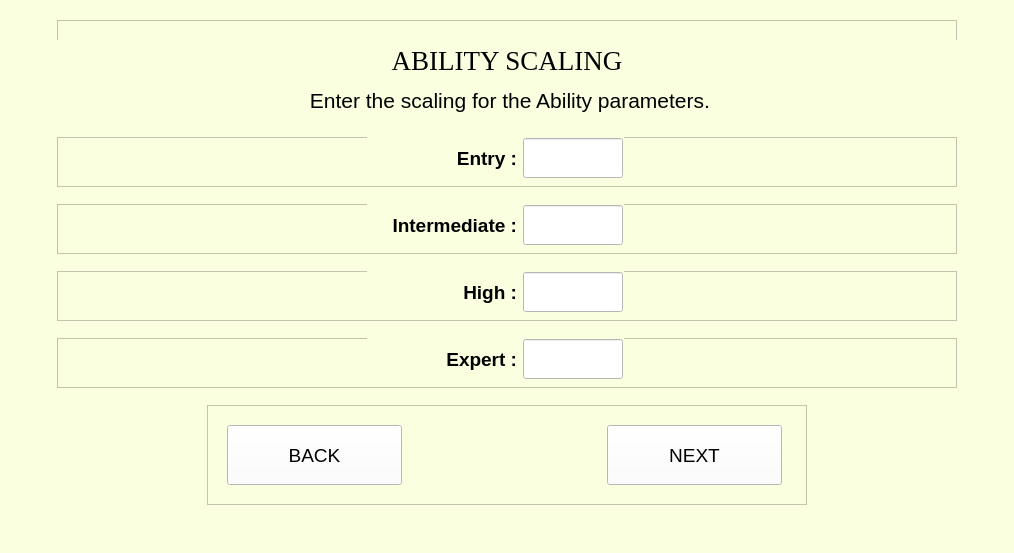
<?xml version="1.0" encoding="UTF-8"?>
<ui version="4.0">
 <class>MainWindow</class>
 <widget class="QMainWindow" name="MainWindow">
  <property name="geometry">
   <rect>
    <x>0</x>
    <y>0</y>
    <width>1014</width>
    <height>553</height>
   </rect>
  </property>
  <property name="sizePolicy">
   <sizepolicy hsizetype="Expanding" vsizetype="Expanding">
    <horstretch>0</horstretch>
    <verstretch>0</verstretch>
   </sizepolicy>
  </property>
  <property name="mouseTracking">
   <bool>false</bool>
  </property>
  <property name="windowTitle">
   <string>MainWindow</string>
  </property>
  <property name="styleSheet">
   <string notr="true">background-color: rgb(250, 255, 224);</string>
  </property>
  <widget class="QWidget" name="centralwidget">
   <layout class="QVBoxLayout" name="verticalLayout">
    <item alignment="Qt::AlignHCenter">
     <widget class="QFrame" name="frame_12">
      <property name="minimumSize">
       <size>
        <width>900</width>
        <height>100</height>
       </size>
      </property>
      <property name="maximumSize">
       <size>
        <width>900</width>
        <height>100</height>
       </size>
      </property>
      <property name="frameShape">
       <enum>QFrame::StyledPanel</enum>
      </property>
      <property name="frameShadow">
       <enum>QFrame::Raised</enum>
      </property>
      <widget class="QLabel" name="heading">
       <property name="geometry">
        <rect>
         <x>0</x>
         <y>20</y>
         <width>900</width>
         <height>40</height>
        </rect>
       </property>
       <property name="sizePolicy">
        <sizepolicy hsizetype="Preferred" vsizetype="Preferred">
         <horstretch>0</horstretch>
         <verstretch>0</verstretch>
        </sizepolicy>
       </property>
       <property name="minimumSize">
        <size>
         <width>900</width>
         <height>40</height>
        </size>
       </property>
       <property name="maximumSize">
        <size>
         <width>16777215</width>
         <height>16777215</height>
        </size>
       </property>
       <property name="font">
        <font>
         <family>Times New Roman</family>
         <pointsize>20</pointsize>
         <weight>50</weight>
         <italic>false</italic>
         <bold>false</bold>
        </font>
       </property>
       <property name="styleSheet">
        <string notr="true"/>
       </property>
       <property name="text">
        <string>ABILITY SCALING</string>
       </property>
       <property name="alignment">
        <set>Qt::AlignCenter</set>
       </property>
       <property name="wordWrap">
        <bool>false</bool>
       </property>
      </widget>
      <widget class="QLabel" name="abilityLabel">
       <property name="geometry">
        <rect>
         <x>0</x>
         <y>60</y>
         <width>900</width>
         <height>40</height>
        </rect>
       </property>
       <property name="sizePolicy">
        <sizepolicy hsizetype="Preferred" vsizetype="Preferred">
         <horstretch>0</horstretch>
         <verstretch>0</verstretch>
        </sizepolicy>
       </property>
       <property name="minimumSize">
        <size>
         <width>900</width>
         <height>40</height>
        </size>
       </property>
       <property name="maximumSize">
        <size>
         <width>16777215</width>
         <height>16777215</height>
        </size>
       </property>
       <property name="font">
        <font>
         <family>Arial</family>
         <pointsize>16</pointsize>
         <weight>50</weight>
         <italic>false</italic>
         <bold>false</bold>
        </font>
       </property>
       <property name="styleSheet">
        <string notr="true"/>
       </property>
       <property name="text">
        <string> Enter the scaling for the Ability parameters.</string>
       </property>
       <property name="alignment">
        <set>Qt::AlignCenter</set>
       </property>
       <property name="wordWrap">
        <bool>false</bool>
       </property>
      </widget>
     </widget>
    </item>
    <item alignment="Qt::AlignHCenter">
     <widget class="QFrame" name="frame_5">
      <property name="minimumSize">
       <size>
        <width>900</width>
        <height>50</height>
       </size>
      </property>
      <property name="maximumSize">
       <size>
        <width>900</width>
        <height>50</height>
       </size>
      </property>
      <property name="frameShape">
       <enum>QFrame::StyledPanel</enum>
      </property>
      <property name="frameShadow">
       <enum>QFrame::Raised</enum>
      </property>
      <widget class="QWidget" name="layoutWidget">
       <property name="geometry">
        <rect>
         <x>310</x>
         <y>0</y>
         <width>257</width>
         <height>42</height>
        </rect>
       </property>
       <layout class="QGridLayout" name="gridLayout">
        <item row="0" column="1">
         <widget class="QLineEdit" name="abilityEntry">
          <property name="sizePolicy">
           <sizepolicy hsizetype="Preferred" vsizetype="Preferred">
            <horstretch>0</horstretch>
            <verstretch>0</verstretch>
           </sizepolicy>
          </property>
          <property name="minimumSize">
           <size>
            <width>100</width>
            <height>40</height>
           </size>
          </property>
          <property name="maximumSize">
           <size>
            <width>100</width>
            <height>40</height>
           </size>
          </property>
          <property name="font">
           <font>
            <family>Arial</family>
            <pointsize>12</pointsize>
            <weight>50</weight>
            <italic>false</italic>
            <bold>false</bold>
           </font>
          </property>
          <property name="autoFillBackground">
           <bool>false</bool>
          </property>
          <property name="styleSheet">
           <string notr="true">background-color: rgb(255, 255, 255);</string>
          </property>
          <property name="text">
           <string/>
          </property>
          <property name="alignment">
           <set>Qt::AlignLeading|Qt::AlignLeft|Qt::AlignVCenter</set>
          </property>
         </widget>
        </item>
        <item row="0" column="0">
         <widget class="QLabel" name="abilityEntryLabel">
          <property name="sizePolicy">
           <sizepolicy hsizetype="Preferred" vsizetype="Preferred">
            <horstretch>0</horstretch>
            <verstretch>0</verstretch>
           </sizepolicy>
          </property>
          <property name="minimumSize">
           <size>
            <width>150</width>
            <height>40</height>
           </size>
          </property>
          <property name="maximumSize">
           <size>
            <width>150</width>
            <height>40</height>
           </size>
          </property>
          <property name="font">
           <font>
            <family>Arial</family>
            <pointsize>14</pointsize>
            <weight>75</weight>
            <italic>false</italic>
            <bold>true</bold>
           </font>
          </property>
          <property name="styleSheet">
           <string notr="true"/>
          </property>
          <property name="text">
           <string>Entry :</string>
          </property>
          <property name="alignment">
           <set>Qt::AlignRight|Qt::AlignTrailing|Qt::AlignVCenter</set>
          </property>
          <property name="wordWrap">
           <bool>false</bool>
          </property>
         </widget>
        </item>
       </layout>
      </widget>
     </widget>
    </item>
    <item alignment="Qt::AlignHCenter">
     <widget class="QFrame" name="frame_6">
      <property name="minimumSize">
       <size>
        <width>900</width>
        <height>50</height>
       </size>
      </property>
      <property name="maximumSize">
       <size>
        <width>900</width>
        <height>50</height>
       </size>
      </property>
      <property name="frameShape">
       <enum>QFrame::StyledPanel</enum>
      </property>
      <property name="frameShadow">
       <enum>QFrame::Raised</enum>
      </property>
      <widget class="QWidget" name="layoutWidget">
       <property name="geometry">
        <rect>
         <x>310</x>
         <y>0</y>
         <width>257</width>
         <height>42</height>
        </rect>
       </property>
       <layout class="QGridLayout" name="gridLayout_2">
        <item row="0" column="0">
         <widget class="QLabel" name="abilityIntermediateLabel">
          <property name="sizePolicy">
           <sizepolicy hsizetype="Preferred" vsizetype="Preferred">
            <horstretch>0</horstretch>
            <verstretch>0</verstretch>
           </sizepolicy>
          </property>
          <property name="minimumSize">
           <size>
            <width>150</width>
            <height>40</height>
           </size>
          </property>
          <property name="maximumSize">
           <size>
            <width>150</width>
            <height>40</height>
           </size>
          </property>
          <property name="font">
           <font>
            <family>Arial</family>
            <pointsize>14</pointsize>
            <weight>75</weight>
            <italic>false</italic>
            <bold>true</bold>
           </font>
          </property>
          <property name="styleSheet">
           <string notr="true"/>
          </property>
          <property name="text">
           <string>Intermediate :</string>
          </property>
          <property name="alignment">
           <set>Qt::AlignRight|Qt::AlignTrailing|Qt::AlignVCenter</set>
          </property>
          <property name="wordWrap">
           <bool>false</bool>
          </property>
         </widget>
        </item>
        <item row="0" column="1">
         <widget class="QLineEdit" name="abilityIntermediate">
          <property name="sizePolicy">
           <sizepolicy hsizetype="Preferred" vsizetype="Preferred">
            <horstretch>0</horstretch>
            <verstretch>0</verstretch>
           </sizepolicy>
          </property>
          <property name="minimumSize">
           <size>
            <width>100</width>
            <height>40</height>
           </size>
          </property>
          <property name="maximumSize">
           <size>
            <width>100</width>
            <height>40</height>
           </size>
          </property>
          <property name="font">
           <font>
            <family>Arial</family>
            <pointsize>12</pointsize>
            <weight>50</weight>
            <italic>false</italic>
            <bold>false</bold>
           </font>
          </property>
          <property name="styleSheet">
           <string notr="true">background-color: rgb(255, 255, 255);</string>
          </property>
          <property name="text">
           <string/>
          </property>
          <property name="alignment">
           <set>Qt::AlignLeading|Qt::AlignLeft|Qt::AlignVCenter</set>
          </property>
         </widget>
        </item>
       </layout>
      </widget>
     </widget>
    </item>
    <item alignment="Qt::AlignHCenter">
     <widget class="QFrame" name="frame_7">
      <property name="minimumSize">
       <size>
        <width>900</width>
        <height>50</height>
       </size>
      </property>
      <property name="maximumSize">
       <size>
        <width>900</width>
        <height>50</height>
       </size>
      </property>
      <property name="frameShape">
       <enum>QFrame::StyledPanel</enum>
      </property>
      <property name="frameShadow">
       <enum>QFrame::Raised</enum>
      </property>
      <widget class="QWidget" name="layoutWidget">
       <property name="geometry">
        <rect>
         <x>310</x>
         <y>0</y>
         <width>257</width>
         <height>42</height>
        </rect>
       </property>
       <layout class="QGridLayout" name="gridLayout_3">
        <item row="0" column="0">
         <widget class="QLabel" name="abilityHighLabel">
          <property name="sizePolicy">
           <sizepolicy hsizetype="Preferred" vsizetype="Preferred">
            <horstretch>0</horstretch>
            <verstretch>0</verstretch>
           </sizepolicy>
          </property>
          <property name="minimumSize">
           <size>
            <width>150</width>
            <height>40</height>
           </size>
          </property>
          <property name="maximumSize">
           <size>
            <width>150</width>
            <height>40</height>
           </size>
          </property>
          <property name="font">
           <font>
            <family>Arial</family>
            <pointsize>14</pointsize>
            <weight>75</weight>
            <italic>false</italic>
            <bold>true</bold>
           </font>
          </property>
          <property name="styleSheet">
           <string notr="true"/>
          </property>
          <property name="text">
           <string>High :</string>
          </property>
          <property name="alignment">
           <set>Qt::AlignRight|Qt::AlignTrailing|Qt::AlignVCenter</set>
          </property>
          <property name="wordWrap">
           <bool>false</bool>
          </property>
         </widget>
        </item>
        <item row="0" column="1">
         <widget class="QLineEdit" name="abilityHigh">
          <property name="sizePolicy">
           <sizepolicy hsizetype="Preferred" vsizetype="Preferred">
            <horstretch>0</horstretch>
            <verstretch>0</verstretch>
           </sizepolicy>
          </property>
          <property name="minimumSize">
           <size>
            <width>100</width>
            <height>40</height>
           </size>
          </property>
          <property name="maximumSize">
           <size>
            <width>100</width>
            <height>40</height>
           </size>
          </property>
          <property name="font">
           <font>
            <family>Arial</family>
            <pointsize>12</pointsize>
            <weight>50</weight>
            <italic>false</italic>
            <bold>false</bold>
           </font>
          </property>
          <property name="styleSheet">
           <string notr="true">background-color: rgb(255, 255, 255);</string>
          </property>
          <property name="text">
           <string/>
          </property>
          <property name="alignment">
           <set>Qt::AlignLeading|Qt::AlignLeft|Qt::AlignVCenter</set>
          </property>
         </widget>
        </item>
       </layout>
      </widget>
     </widget>
    </item>
    <item alignment="Qt::AlignHCenter">
     <widget class="QFrame" name="frame_8">
      <property name="minimumSize">
       <size>
        <width>900</width>
        <height>50</height>
       </size>
      </property>
      <property name="maximumSize">
       <size>
        <width>900</width>
        <height>50</height>
       </size>
      </property>
      <property name="frameShape">
       <enum>QFrame::StyledPanel</enum>
      </property>
      <property name="frameShadow">
       <enum>QFrame::Raised</enum>
      </property>
      <widget class="QWidget" name="layoutWidget">
       <property name="geometry">
        <rect>
         <x>310</x>
         <y>0</y>
         <width>257</width>
         <height>42</height>
        </rect>
       </property>
       <layout class="QGridLayout" name="gridLayout_4">
        <item row="0" column="0">
         <widget class="QLabel" name="abilityExpertLabel">
          <property name="sizePolicy">
           <sizepolicy hsizetype="Preferred" vsizetype="Preferred">
            <horstretch>0</horstretch>
            <verstretch>0</verstretch>
           </sizepolicy>
          </property>
          <property name="minimumSize">
           <size>
            <width>150</width>
            <height>40</height>
           </size>
          </property>
          <property name="maximumSize">
           <size>
            <width>150</width>
            <height>40</height>
           </size>
          </property>
          <property name="font">
           <font>
            <family>Arial</family>
            <pointsize>14</pointsize>
            <weight>75</weight>
            <italic>false</italic>
            <bold>true</bold>
           </font>
          </property>
          <property name="styleSheet">
           <string notr="true"/>
          </property>
          <property name="text">
           <string>Expert :</string>
          </property>
          <property name="alignment">
           <set>Qt::AlignRight|Qt::AlignTrailing|Qt::AlignVCenter</set>
          </property>
          <property name="wordWrap">
           <bool>false</bool>
          </property>
         </widget>
        </item>
        <item row="0" column="1">
         <widget class="QLineEdit" name="abilityExpert">
          <property name="sizePolicy">
           <sizepolicy hsizetype="Preferred" vsizetype="Preferred">
            <horstretch>0</horstretch>
            <verstretch>0</verstretch>
           </sizepolicy>
          </property>
          <property name="minimumSize">
           <size>
            <width>100</width>
            <height>40</height>
           </size>
          </property>
          <property name="maximumSize">
           <size>
            <width>100</width>
            <height>40</height>
           </size>
          </property>
          <property name="font">
           <font>
            <family>Arial</family>
            <pointsize>12</pointsize>
            <weight>50</weight>
            <italic>false</italic>
            <bold>false</bold>
           </font>
          </property>
          <property name="styleSheet">
           <string notr="true">background-color: rgb(255, 255, 255);</string>
          </property>
          <property name="text">
           <string/>
          </property>
          <property name="alignment">
           <set>Qt::AlignLeading|Qt::AlignLeft|Qt::AlignVCenter</set>
          </property>
         </widget>
        </item>
       </layout>
      </widget>
     </widget>
    </item>
    <item alignment="Qt::AlignHCenter">
     <widget class="QFrame" name="frame_9">
      <property name="minimumSize">
       <size>
        <width>600</width>
        <height>100</height>
       </size>
      </property>
      <property name="maximumSize">
       <size>
        <width>600</width>
        <height>100</height>
       </size>
      </property>
      <property name="frameShape">
       <enum>QFrame::StyledPanel</enum>
      </property>
      <property name="frameShadow">
       <enum>QFrame::Raised</enum>
      </property>
      <widget class="QPushButton" name="backButton">
       <property name="geometry">
        <rect>
         <x>20</x>
         <y>20</y>
         <width>175</width>
         <height>60</height>
        </rect>
       </property>
       <property name="sizePolicy">
        <sizepolicy hsizetype="Preferred" vsizetype="Preferred">
         <horstretch>0</horstretch>
         <verstretch>0</verstretch>
        </sizepolicy>
       </property>
       <property name="minimumSize">
        <size>
         <width>175</width>
         <height>60</height>
        </size>
       </property>
       <property name="maximumSize">
        <size>
         <width>175</width>
         <height>60</height>
        </size>
       </property>
       <property name="font">
        <font>
         <family>Arial</family>
         <pointsize>14</pointsize>
         <weight>50</weight>
         <italic>false</italic>
         <bold>false</bold>
        </font>
       </property>
       <property name="styleSheet">
        <string notr="true">background-color: rgb(255, 255, 255);</string>
       </property>
       <property name="text">
        <string>BACK</string>
       </property>
      </widget>
      <widget class="QPushButton" name="nextButton">
       <property name="geometry">
        <rect>
         <x>400</x>
         <y>20</y>
         <width>175</width>
         <height>60</height>
        </rect>
       </property>
       <property name="sizePolicy">
        <sizepolicy hsizetype="Preferred" vsizetype="Preferred">
         <horstretch>0</horstretch>
         <verstretch>0</verstretch>
        </sizepolicy>
       </property>
       <property name="minimumSize">
        <size>
         <width>175</width>
         <height>60</height>
        </size>
       </property>
       <property name="maximumSize">
        <size>
         <width>175</width>
         <height>60</height>
        </size>
       </property>
       <property name="font">
        <font>
         <family>Arial</family>
         <pointsize>14</pointsize>
         <weight>50</weight>
         <italic>false</italic>
         <bold>false</bold>
        </font>
       </property>
       <property name="styleSheet">
        <string notr="true">background-color: rgb(255, 255, 255);</string>
       </property>
       <property name="text">
        <string>NEXT</string>
       </property>
      </widget>
     </widget>
    </item>
   </layout>
  </widget>
  <widget class="QMenuBar" name="menubar">
   <property name="geometry">
    <rect>
     <x>0</x>
     <y>0</y>
     <width>1014</width>
     <height>21</height>
    </rect>
   </property>
  </widget>
  <widget class="QStatusBar" name="statusbar"/>
 </widget>
 <resources/>
 <connections/>
</ui>
